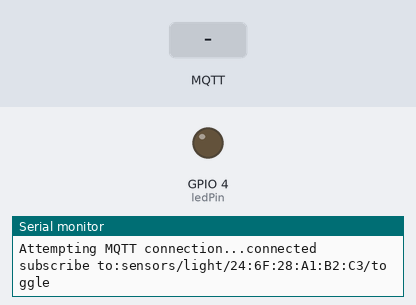
A sketch run on a simulated ESP8266 (NodeMCU). On the bench: output pins drawn as LEDs (lit = HIGH), the last lines printed to the serial monitor. The inputs (shaded band) are chosen by the test bench. WiFi joins after 1.5 s; servers stay silent unless stated; no MQTT or app messages arrive unless stated.

Above: at 2.7 s.
2.8 s: MQTT message "on" arrives on the first subscribed topic
At 7.7 s:
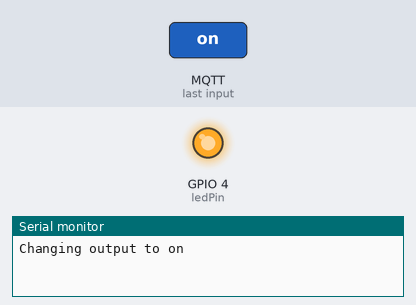
8.0 s: MQTT message "off" arrives on the first subscribed topic
At 12.1 s:
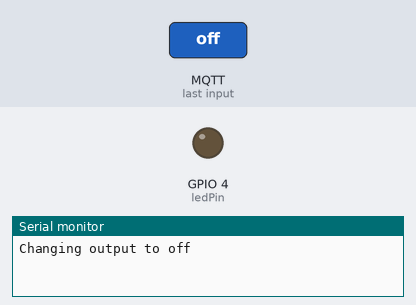
Timing chart, 0 to 13.6 s (numbered marks = the images above; inputs shaded):
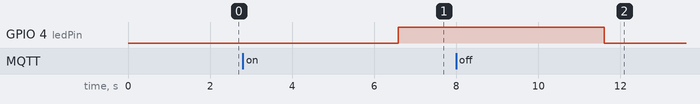

The sketch:

light_control.ino
```cpp
/**********
 * Light control where you can get current light state and set light on or off.
 * will send JSON status of {"Node_type":"Lgtctl","Node_number","0","lightstatus":<"on'|"off">}
 */


/*********
  Rui Santos
  Complete project details at https://randomnerdtutorials.com
*********/
// Libraries

#include <ESP8266WiFi.h>
#include <PubSubClient.h>
#include <ArduinoJson.h>

// WiFi parameters
#define WLAN_SSID       "JAB000"
#define WLAN_PASS       "5083058391"
#define MQTT_SERVER     "192.168.1.2"


String LIGHT_FEED_PATH = "sensors/light/";
String LIGHT_FEED_PATH_TOOGLE = "sensors/light";

int light_status = LOW;

// Add your MQTT Broker IP address
const char* mqtt_server = "192.168.1.2";


WiFiClient espClient;
PubSubClient mqttclient(espClient);
long lastMsg = 0;
char msg[100];
int value = 0;

// LED Pin
const int ledPin = 4;

void setup() {
  Serial.begin(115200);
  setup_wifi();

  LIGHT_FEED_PATH = LIGHT_FEED_PATH + WiFi.macAddress();
  LIGHT_FEED_PATH_TOOGLE = LIGHT_FEED_PATH  + "/toggle";

  mqttclient.setServer(mqtt_server, 1883);
  mqttclient.setCallback(callback);

  pinMode(ledPin, OUTPUT);
}

void setup_wifi() {
  delay(10);
  // We start by connecting to a WiFi network
  Serial.println();
  Serial.print("Connecting to ");
  Serial.println(WLAN_SSID);

  WiFi.begin(WLAN_SSID, WLAN_PASS);

  while (WiFi.status() != WL_CONNECTED) {
    delay(500);
    Serial.print(".");
  }

  Serial.println("");
  Serial.println("WiFi connected");
  Serial.println("IP address: ");
  Serial.println(WiFi.localIP());
}

void callback(char* topic, byte* message, unsigned int length) {
  Serial.print("Message arrived on topic: ");
  Serial.print(topic);
  Serial.print(". Message: ");
  String messageTemp;

  for (int i = 0; i < length; i++) {
    Serial.print((char)message[i]);
    messageTemp += (char)message[i];
  }
  Serial.println();

  // Feel free to add more if statements to control more GPIOs with MQTT

  // If a message is received on the topic esp32/output, you check if the message is either "on" or "off".
  // Changes the output state according to the message
  if (String(topic) == LIGHT_FEED_PATH_TOOGLE.c_str()) {
    Serial.print("Changing output to ");
    if(messageTemp == "on"){
      Serial.println("on");
      light_status=  true;
      digitalWrite(ledPin, HIGH);
    }
    else if(messageTemp == "off"){
      Serial.println("off");
      light_status= false;
      digitalWrite(ledPin, LOW);
    }
  }
}

void reconnect() {
  // Loop until we're reconnected
  while (!mqttclient.connected()) {
    Serial.print("Attempting MQTT connection...");
    // Attempt to connect
    if (mqttclient.connect(WiFi.macAddress().c_str())) {
      Serial.println("connected");
      // Subscribe
      mqttclient.subscribe(LIGHT_FEED_PATH_TOOGLE.c_str());
      Serial.print("subscribe to:");
      Serial.println(LIGHT_FEED_PATH_TOOGLE.c_str());
    } else {
      Serial.print("failed, rc=");
      Serial.print(mqttclient.state());
      Serial.println(" try again in 5 seconds");
      // Wait 5 seconds before retrying
      delay(5000);
    }
  }
}


void loop() {

  // JSON
   StaticJsonBuffer<200> JSONbuffer;
   JsonObject& JSONencoder = JSONbuffer.createObject();


   char JSONmessageBuffer[120];

   char *tempString;

    // Print and publsh light status based on last light cntl request
    if (light_status)
      tempString = "on";
    else
      tempString = "off";

  // Publish light status
  JSONencoder["Node_type"] = "Lgtctl";
  JSONencoder["Node_number"] = "0";
  JSONencoder["lightstatus"] = tempString;


  JSONencoder.printTo(JSONmessageBuffer, sizeof(JSONmessageBuffer));

  mqttclient.publish(LIGHT_FEED_PATH.c_str(), JSONmessageBuffer, false);

  Serial.println("XXXXX Published Light Control XXXXX");
  Serial.println(JSONmessageBuffer);
  Serial.println(LIGHT_FEED_PATH.c_str());

  if (!mqttclient.connected()) {
    reconnect();
  }

  mqttclient.loop();

  //delay 20 seconds before going through loop again

  delay(5000);
}
```

Measured:
- after the input at 2.8 s, GPIO 4 (ledPin): LOW → HIGH after 3.8 s
- after the input at 8.0 s, GPIO 4 (ledPin): HIGH → LOW after 3.6 s
